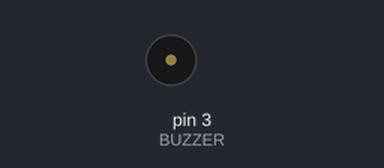
This sketch was run on a simulated Arduino Uno, built with avr-gcc and run on an emulated ATmega328P. Parts: buzzer (waves = sounding).

Above: at 0.1 s.
At 2.1 s:
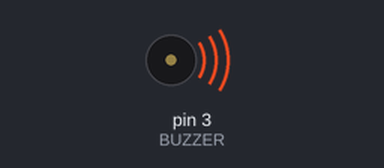
Timing chart, 0 to 3.6 s (numbered marks = the images above):
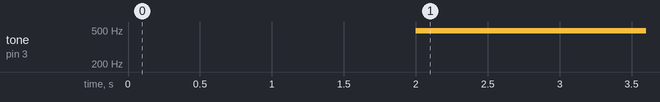

Measured:
- by itself, tone on pin 3 (BUZZER): silent → 490 Hz at 2.0 s

The sketch:

Buzzer.ino
```cpp
/* PHOTONTECH */
/*
  Buzzer Uygulaması

  3.pin'e bağlı buzzer'ın kademeli şiddetlerde öttürülmesi gerçekleştirilmiştir.

  Bu örnek kod PHOTONTECH tarafından kamuya sunulmuştur.

  https://github.com/GitPhotontech/Photontech_AlphaBoard

*/

// Buzzer için pin tanımlaması yapıldı.
#define BUZZER 3

void setup() {
  // Buzzer çıkış olarak ayarlandı.
  pinMode(BUZZER, OUTPUT);
}

void loop() {
  // Buzzer'a giden voltaj kademeli olarak artırılıyor.
  for(int siddet=0;siddet<=10;siddet++) //Şiddet adında bir değişken tanımlandı.
  {
    analogWrite(BUZZER,siddet); // Buzzer'ın voltaj değeri şiddet değişkeni ile orantılı bir şekilde artıyor.
    delay(1000);                // 1 saniye bekleme
    analogWrite(BUZZER,0);      // buzzer'ı susturuldu
    delay(1000);                // 1 saniye bekleme
  }
}
```
